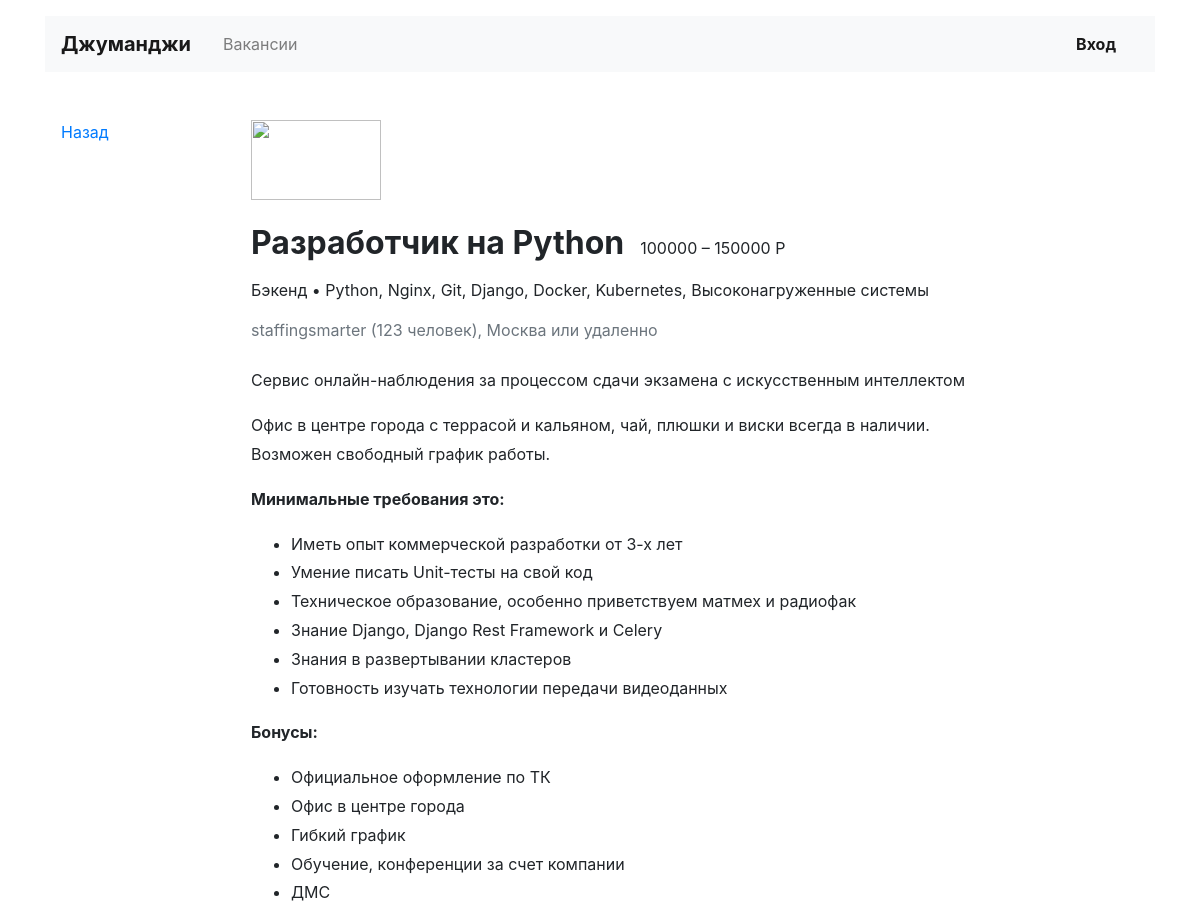
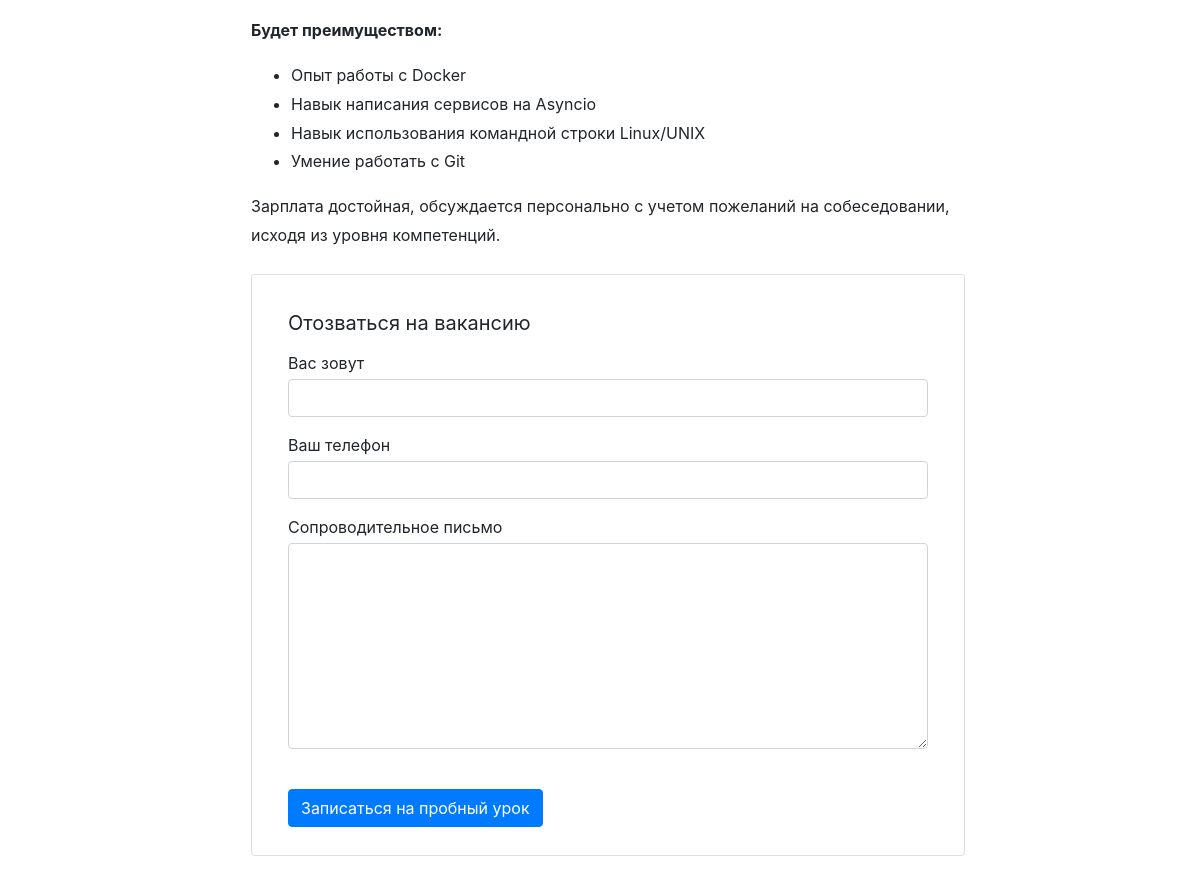
The page /vacancies/1/ on the database its author committed (2 pictures, top to bottom).
### vacancies/models.py (models this page shows, shortened)
class Vacancy(models.Model):
    title = models.CharField(max_length=50, verbose_name='название')
    specialty = models.ForeignKey(Specialty, on_delete=models.PROTECT, related_name='vacancies',
                                  verbose_name='специализация')
    company = models.ForeignKey(Company, on_delete=models.CASCADE, related_name='vacancies', verbose_name='компания')
    skills = models.TextField(verbose_name='навыки')
    description = models.TextField(verbose_name='описание')
    salary_min = models.PositiveIntegerField(verbose_name='минимальная зарплата')
    salary_max = models.PositiveIntegerField(verbose_name='максимальная зарплата')
    published_at = models.DateField(verbose_name='дата публикации')
    class Meta:
        verbose_name = 'Вакансия'
        verbose_name_plural = 'Вакансии'

class Specialty(models.Model):
    code = models.SlugField(max_length=50, unique=True, db_index=True, verbose_name='код')
    title = models.CharField(max_length=50, verbose_name='название')
    picture = models.URLField(default='https://place-hold.it/100x60', verbose_name='изображение')
    class Meta:
        verbose_name = 'Специализация'
        verbose_name_plural = 'Специализации'

class Company(models.Model):
    name = models.CharField(max_length=50, verbose_name='название')
    location = models.CharField(max_length=50, verbose_name='город')
    logo = models.URLField(default='https://place-hold.it/100x60', verbose_name='логотип')
    description = models.TextField(verbose_name='описание')
    employee_count = models.PositiveIntegerField(verbose_name='количество сотрудников')
    class Meta:
        verbose_name = 'Компания'
        verbose_name_plural = 'Компании'

### vacancies/views.py (the view)
# urls.py: path('vacancies/<int:vacancy_id>/', VacancyView.as_view(), name='vacancy'),
class VacancyView(DetailView):
    model = Vacancy
    template_name = 'vacancies/vacancy.html'
    pk_url_kwarg = 'vacancy_id'
    context_object_name = 'vacancy'
    def get_context_data(self, *, object_list=None, **kwargs):
        context = super().get_context_data(**kwargs)
        context['company'] = super().get_object().company
        context['specialty'] = super().get_object().specialty
        return context

### vacancies/templates/vacancies/vacancy.html (shortened to what this page needs)
<!DOCTYPE html>
<html lang="ru">
<head>
  <link rel="stylesheet" href="https://stackpath.bootstrapcdn.com/bootstrap/4.3.1/css/bootstrap.min.css">
</head>
<body>
  <header class="container mt-3">
    <nav class="navbar navbar-expand-lg navbar-light bg-light">
      <a class="navbar-brand mr-4 font-weight-bold" href="#">Джуманджи</a>
      <div class="collapse navbar-collapse justify-content-between" id="navbarNav">
        <ul class="navbar-nav col-10">
          <li class="nav-item">
            <a class="nav-link" href="#">Вакансии</a>
          </li>
        </ul>
        <ul class="navbar-nav col-2 justify-content-end">
          <li class="nav-item active">
            <a href="#" class="nav-link font-weight-bold">Вход</a>
          </li>
        </ul>
      </div>
    </nav>
  </header>
  <main class="container mt-3 pb-5">
    <div class="row mt-5">
      <div class="col-12 col-lg-2">
        <div class="pl-3 mb-5">
          <p><a href="{{ request.META.HTTP_REFERER }}">Назад</a></p>
        </div>
      </div>
      <div class="col-12 col-lg-8">
        <section class="pl-3">
          <a href="{% url 'company' vacancy.company_id %}"><img src="https://place-hold.it/130x80" width="130" height="80" alt=""></a>
          <div class="d-flex align-items-baseline align-content-baseline">
            <h1 class="h2 mt-4 font-weight-bold" >{{ vacancy.title }}</h1>
            <p class="m-0 pl-3">{{ vacancy.salary_min }} – {{ vacancy.salary_max }} Р</p>
          </div>
          <p class="mt-2">{{ specialty.title }} • {{ vacancy.skills }}</p>
          <p class="text-muted mb-4">{{ company.name }} ({{ company.employee_count }} человек), {{ company.location }} или удаленно</p>
          <div style="line-height: 1.8;">
            <p>{{ company.description }}</p>
            {{ vacancy.description|safe }}
          </div>
          <form action="/echo" class="card mt-4 mb-3" enctype="multipart/form-data">
            <div class="card-body mx-3">
              <p class="h5 mt-3 font-weight-normal">Отозваться на вакансию</p>
              <div class="form-group">
                <label class="mb-1 mt-2" for="userName">Вас зовут</label>
                <input class="form-control" type="text" placeholder="" id="userName">
              </div>
              <div class="form-group">
                <label class="mb-1" for="userPhone">Ваш телефон</label>
                <input class="form-control" type="tel" placeholder="" id="userPhone">
              </div>
              <div class="form-group">
                <label class="mb-1" for="userMsg" >Сопроводительное письмо</label>
                <textarea class="form-control" rows="8" id="userMsg"></textarea>
              </div>
              <input type="submit" class="btn btn-primary mt-4 mb-2" value="Записаться на пробный урок">
            </div>
          </form>
        </section>
      </div>
    </div>
  </main>
</body>
</html>

### rows shown on the page
Vacancy: title "Разработчик на Python", salary_min "100000", salary_max "150000", skills "Python, Nginx, Git, Django, Docker, Kubernetes, Высоконагруженные системы", description "Офис в центре города с террасой и кальяном, чай, плюшки и виски всегда в наличии. Возможен свободный график работы. Минимальные требования это: Иметь опыт коммерческой разработки от 3-х лет Умение писать Unit-тесты на свой код Техническое образование, особенно приветствуем матмех и радиофак Знание Django, Django Rest Framework и Celery Знания в развертывании кластеров Готовность изучать технологии передачи видеоданных Бонусы: Официальное оформление по ТК Офис в центре города Гибкий график Обучение, конференции за счет компании ДМС Будет преимуществом: Опыт работы с Docker Навык написания сервисов на Asyncio Навык использования командной строки Linux/UNIX Умение работать с Git Зарплата…"
Specialty: title "Бэкенд"
Company: name "staffingsmarter", employee_count "123", location "Москва", description "Сервис онлайн-наблюдения за процессом сдачи экзамена с искусственным интеллектом"
